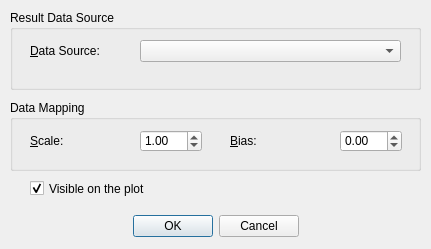
<?xml version="1.0" encoding="UTF-8"?>
<ui version="4.0">
 <class>resultDataSourceDialog</class>
 <widget class="QDialog" name="resultDataSourceDialog">
  <property name="geometry">
   <rect>
    <x>0</x>
    <y>0</y>
    <width>431</width>
    <height>249</height>
   </rect>
  </property>
  <property name="windowTitle">
   <string/>
  </property>
  <widget class="QDialogButtonBox" name="buttonBox">
   <property name="geometry">
    <rect>
     <x>10</x>
     <y>210</y>
     <width>411</width>
     <height>32</height>
    </rect>
   </property>
   <property name="orientation">
    <enum>Qt::Horizontal</enum>
   </property>
   <property name="standardButtons">
    <set>QDialogButtonBox::Cancel|QDialogButtonBox::Ok</set>
   </property>
   <property name="centerButtons">
    <bool>true</bool>
   </property>
  </widget>
  <widget class="QGroupBox" name="groupBox">
   <property name="geometry">
    <rect>
     <x>10</x>
     <y>10</y>
     <width>411</width>
     <height>80</height>
    </rect>
   </property>
   <property name="title">
    <string>Result Data Source</string>
   </property>
   <widget class="QLabel" name="label">
    <property name="geometry">
     <rect>
      <x>20</x>
      <y>30</y>
      <width>111</width>
      <height>21</height>
     </rect>
    </property>
    <property name="text">
     <string>&amp;Data Source:</string>
    </property>
    <property name="buddy">
     <cstring>dsCombo</cstring>
    </property>
   </widget>
   <widget class="QComboBox" name="dsCombo">
    <property name="geometry">
     <rect>
      <x>130</x>
      <y>30</y>
      <width>261</width>
      <height>22</height>
     </rect>
    </property>
   </widget>
  </widget>
  <widget class="QGroupBox" name="groupBox_2">
   <property name="geometry">
    <rect>
     <x>10</x>
     <y>100</y>
     <width>411</width>
     <height>71</height>
    </rect>
   </property>
   <property name="title">
    <string>Data Mapping</string>
   </property>
   <widget class="QLabel" name="label_2">
    <property name="geometry">
     <rect>
      <x>20</x>
      <y>30</y>
      <width>111</width>
      <height>21</height>
     </rect>
    </property>
    <property name="text">
     <string>&amp;Scale:</string>
    </property>
    <property name="buddy">
     <cstring>dsScale</cstring>
    </property>
   </widget>
   <widget class="QLabel" name="label_3">
    <property name="geometry">
     <rect>
      <x>220</x>
      <y>30</y>
      <width>111</width>
      <height>21</height>
     </rect>
    </property>
    <property name="text">
     <string>&amp;Bias:</string>
    </property>
    <property name="buddy">
     <cstring>dsBias</cstring>
    </property>
   </widget>
   <widget class="QDoubleSpinBox" name="dsScale">
    <property name="geometry">
     <rect>
      <x>130</x>
      <y>30</y>
      <width>62</width>
      <height>22</height>
     </rect>
    </property>
    <property name="minimum">
     <double>-100000.000000000000000</double>
    </property>
    <property name="maximum">
     <double>100000.000000000000000</double>
    </property>
    <property name="value">
     <double>1.000000000000000</double>
    </property>
   </widget>
   <widget class="QDoubleSpinBox" name="dsBias">
    <property name="geometry">
     <rect>
      <x>330</x>
      <y>30</y>
      <width>62</width>
      <height>22</height>
     </rect>
    </property>
    <property name="minimum">
     <double>-100000.000000000000000</double>
    </property>
    <property name="maximum">
     <double>100000.000000000000000</double>
    </property>
    <property name="value">
     <double>0.000000000000000</double>
    </property>
   </widget>
  </widget>
  <widget class="QCheckBox" name="cbVis">
   <property name="geometry">
    <rect>
     <x>30</x>
     <y>180</y>
     <width>371</width>
     <height>17</height>
    </rect>
   </property>
   <property name="text">
    <string>Visible on the plot</string>
   </property>
   <property name="checked">
    <bool>true</bool>
   </property>
  </widget>
 </widget>
 <tabstops>
  <tabstop>buttonBox</tabstop>
 </tabstops>
 <resources/>
 <connections>
  <connection>
   <sender>buttonBox</sender>
   <signal>rejected()</signal>
   <receiver>resultDataSourceDialog</receiver>
   <slot>reject()</slot>
   <hints>
    <hint type="sourcelabel">
     <x>316</x>
     <y>190</y>
    </hint>
    <hint type="destinationlabel">
     <x>286</x>
     <y>230</y>
    </hint>
   </hints>
  </connection>
  <connection>
   <sender>buttonBox</sender>
   <signal>accepted()</signal>
   <receiver>resultDataSourceDialog</receiver>
   <slot>accept()</slot>
   <hints>
    <hint type="sourcelabel">
     <x>165</x>
     <y>203</y>
    </hint>
    <hint type="destinationlabel">
     <x>100</x>
     <y>176</y>
    </hint>
   </hints>
  </connection>
 </connections>
</ui>
